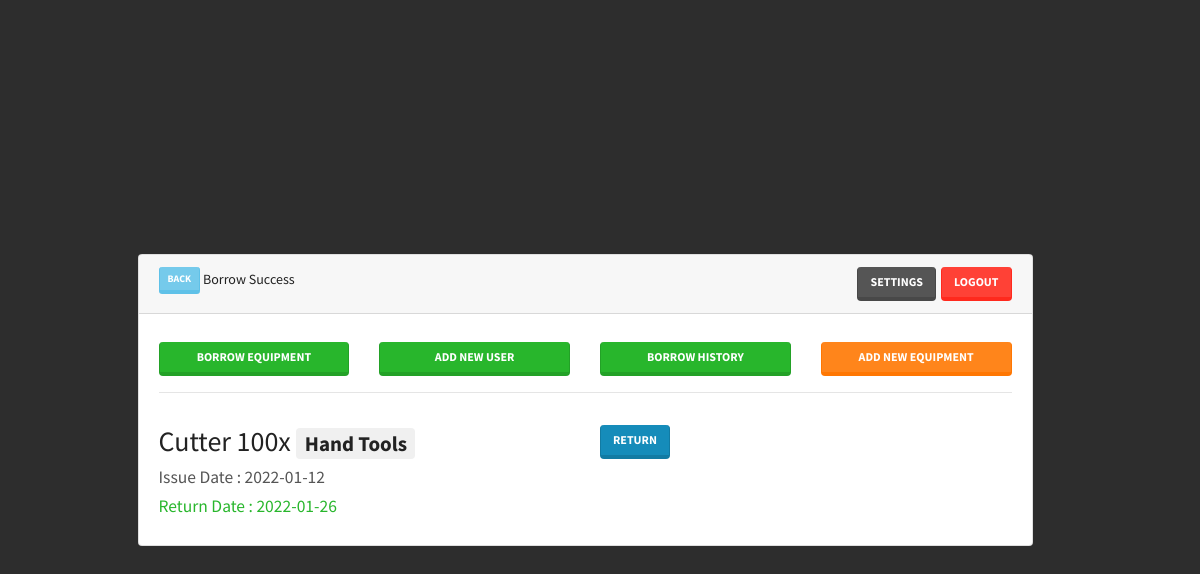
The page /borrow-return.php?id=58 (signed in) on the database its author committed.
### tables this page shows
CREATE TABLE `equipment` (
  `id` int(11) NOT NULL,
  `equipment` varchar(255) DEFAULT NULL,
  `manufacturer` varchar(255) DEFAULT NULL,
  `price` varchar(255) DEFAULT NULL,
  `category` varchar(255) DEFAULT NULL,
  `status` varchar(255) DEFAULT NULL
);

CREATE TABLE `borrowequipment` (
  `id` int(11) NOT NULL,
  `equipmentid` varchar(255) DEFAULT NULL,
  `userid` varchar(255) DEFAULT NULL,
  `issuedate` varchar(255) DEFAULT NULL,
  `returndate` varchar(255) DEFAULT NULL,
  `status` varchar(255) DEFAULT 'pending'
);

### borrow-return.php (the view, shortened to what this page needs)
<?php
require_once('database/connection.php');
$borrowid = $_GET['id'];
$select_borrow_data = "SELECT * FROM `borrowequipment` WHERE id = '$borrowid'";
$select_borrow_data_result = mysqli_query($con, $select_borrow_data);
$row_borrow_data = mysqli_fetch_assoc($select_borrow_data_result);
$equipmentid = $row_borrow_data['equipmentid'];
$returndate = $row_borrow_data['returndate'];
$select_all_equipment = "SELECT * FROM `equipment` WHERE id = '$equipmentid' ORDER BY id DESC LIMIT 1";
$select_all_equipment_result = mysqli_query($con, $select_all_equipment);
$row_equipments = mysqli_fetch_assoc($select_all_equipment_result);
$equipment_title = $row_equipments['equipment'];
$equipment_category = $row_equipments['category'];
$today = date('Y-m-d');
$datetime1 = strtotime($today);
$datetime2 = strtotime($returndate);
$calculate_seconds = $datetime2 - $datetime1;
$days = floor($calculate_seconds / (24 * 60 * 60 ));
?>
<!doctype html>
<html lang="en">
  <head>
    <link rel="stylesheet" href="css/bootstrap-color.min.css" >
    <link rel="stylesheet" href="css/main.css" >
  </head>
  <body>
    <div class="container d-flex h-100">
        <div class="row align-self-center w-100">
            <div class="col-10 mx-auto">
            <div class="card ">
                    <div class="card-header">
                        <a class="btn btn-info btn-sm" href="dashboard.php" role="button"> Back </a>
                        <span>Borrow Success</span>
                        <a class="btn btn-danger" href="logout.php" role="button" style="float: right; margin-left:5px;">LOGOUT</a>
                        <a class="btn btn-dark" href="settings.php" role="button" style="float: right;">Settings</a>
                    </div>
                    <div class="card-body">
                      <div class="row text-center mt-2">
                          <div class="col-md-3 col-6"> <a class="btn btn-success btn-block" href="borrow-equipment.php" role="button">Borrow EQUIPMENT</a> </div>
                          <div class="col-md-3 col-6"> <a class="btn btn-success btn-block" href="add-user.php" role="button">Add new user</a> </div>
                          <div class="col-md-3 col-6"> <a class="btn btn-success btn-block" href="borrow-history.php" role="button">Borrow history</a> </div>
                          <div class="col-md-3 col-6"> <a class="btn btn-warning btn-block" href="add-equipment.php" role="button">Add new EQUIPMENT</a> </div>
                      </div>
                      <hr>
                      <div class="row">
                        <div class="col-12">
                                <div class="row  mt-3">
                                    <div class="col">
                                    <h2> <?php echo $equipment_title; ?> <span class="badge badge-secondary"> <?php echo $equipment_category; ?> </span> </h2>
                                    <h5 class="text-dark"> Issue Date : <?php echo $row_borrow_data['issuedate']; ?> </h5>
                                    <h5 <?php if($days < 0){ echo 'class="text-danger"'; }else{ echo 'class="text-success"'; } ?> > Return Date : <?php echo $row_borrow_data['returndate']; ?> </h5>
                                    </div>
                                    <div class="col">
                                    <?php
                                    if($days < 0){
                                      ?> <br> <br> <a class="btn btn-primary " href="borrow-return-query.php?id=<?php echo $borrowid; ?>" role="button">PAY & RETURN</a> <?php
                                    }else{
                                      ?> <a class="btn btn-primary " href="borrow-return-query.php?id=<?php echo $borrowid; ?>" role="button">RETURN</a> <?php
                                    }
                                    ?>
                                    </div>
                                </div>
                        </div>
                      </div>
                    </div>
                </div>
            </div>
        </div>
    </div>
  </body>
</html>

### css/main.css (style rules this page uses)
body,html { height: 100%; background-color: #2d2d2d; }

### rows shown on the page
equipment: equipment "Cutter 100x", category "Hand Tools"
borrowequipment: issuedate "2022-01-12", returndate "2022-01-26"
